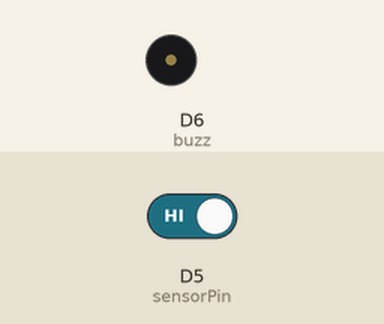
Recording of a sketch running on a simulated Particle Photon. Shown: buzzer (waves = sounding, pin HIGH). Inputs (shaded band) come from the test bench; at power-on: D5 (sensorPin) HIGH.

Above: at 1.2 s.
1.3 s: D5 (sensorPin) driven LOW
At 1.9 s:
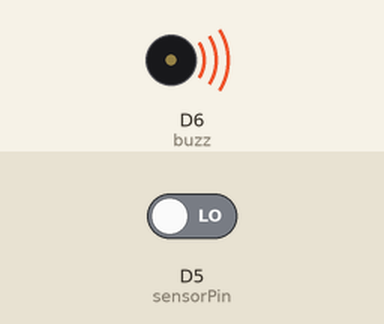
4.3 s: D5 (sensorPin) driven HIGH
At 4.8 s:
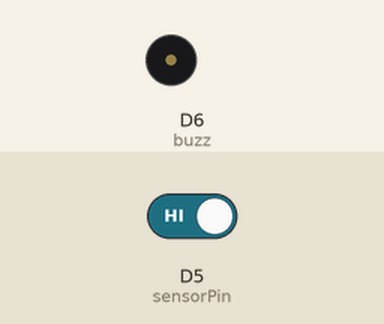
Timing chart, 0 to 7.3 s (numbered marks = the images above; inputs shaded):
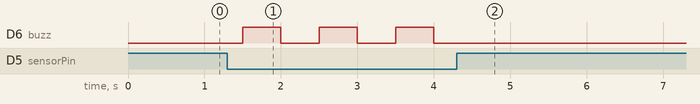

The sketch:

dog_bark.ino
```cpp
int buzz = D6;
int sensorPin = D5;

void setup() {
  pinMode(buzz, OUTPUT);
  pinMode(sensorPin, INPUT_PULLUP);
  Particle.subscribe("send_notification", handleWebhook);
}

void loop() {
  int barkCount = 0;

  for (int i = 0; i < 50; i++) {
    if (digitalRead(sensorPin) == LOW) {
      barkCount += 1;
    }
    delay(10);
  }

  if (barkCount >= 5) {
    for (int i = 0; i < 3; i++) {
      digitalWrite(buzz, HIGH);
      delay(500);
      digitalWrite(buzz, LOW);
      delay(500);
    }

    Particle.publish("send_notification");
  }
}

void handleWebhook(const char* event, const char* data) {
}
```

Measured:
- after the input at 1.3 s, D6 (buzz): alternates HIGH for 0.50 s and LOW for 0.50 s, starting after 0.20 s
- after the input at 4.3 s, D6 (buzz): stops changing and stays LOW
